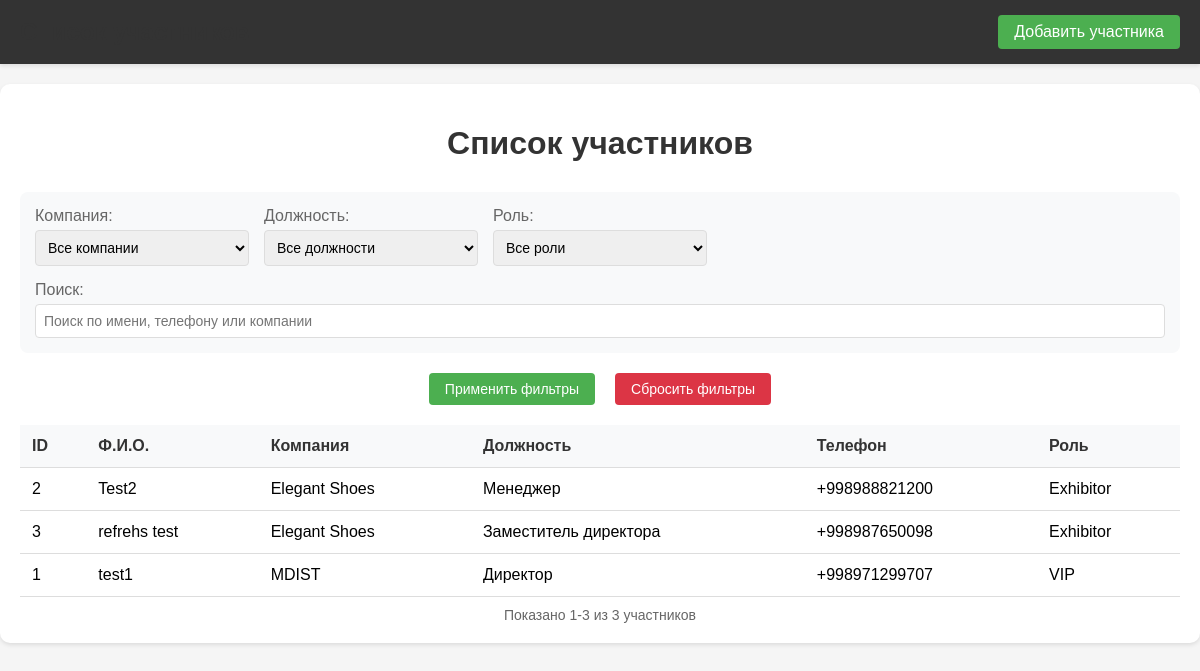
/members-list/ (signed in), run on an earlier commit of the app's database.
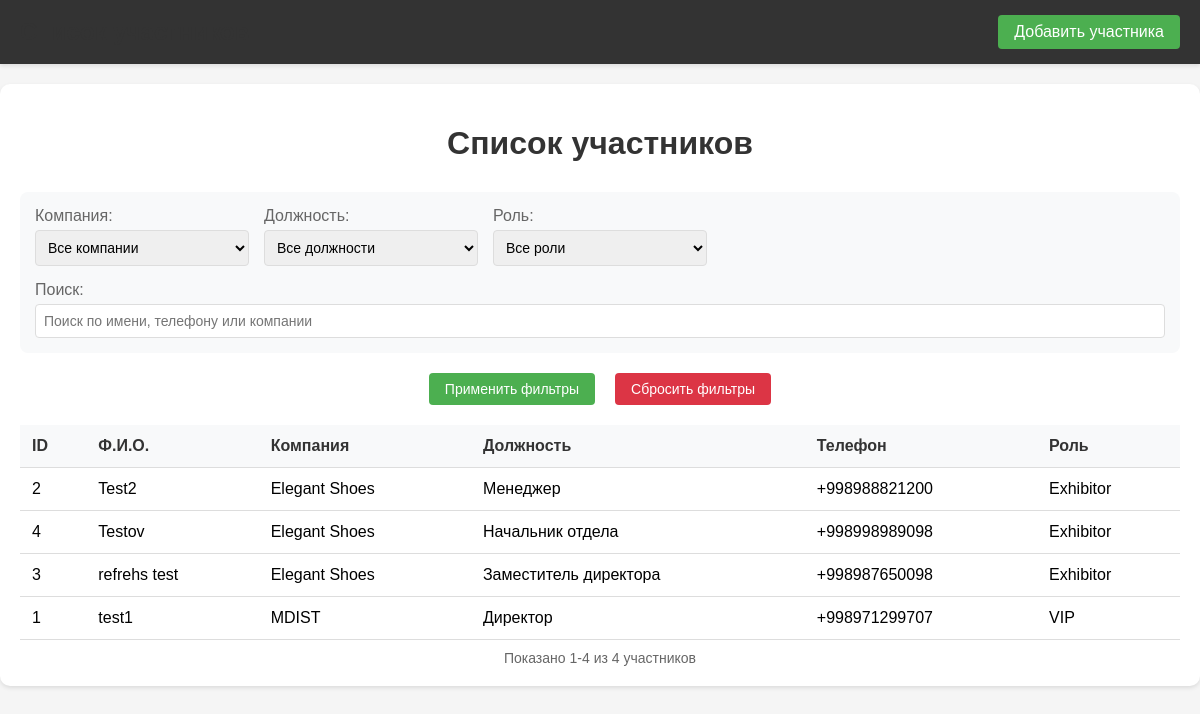
And on a later commit of the database.
### api/models.py (models this page shows, shortened)
class Member(models.Model):
    name = models.CharField(max_length=100, verbose_name="Ф. И. О.")
    company = models.ForeignKey(Company, on_delete=models.CASCADE, verbose_name="Компания")
    position = models.ForeignKey(Position, on_delete=models.PROTECT, verbose_name="Должность")
    phone = models.CharField(max_length=15, verbose_name="Телефон")
    role = models.IntegerField(choices=ROLE_CHOISES.choices, default=3)
    qr_code = models.ImageField(upload_to='qr_codes/members/', blank=True, null=True)
    registration_time = models.TimeField(auto_now_add=True, verbose_name="Дата регистрации")

class Company(models.Model):
    name = models.CharField(max_length=100)

class Position(models.Model):
    name = models.CharField(max_length=100, verbose_name="Название должности")
    code = models.CharField(max_length=20, unique=True, verbose_name="Код должности")
    class Meta:
        ordering = ['name']
        verbose_name = "Должность"
        verbose_name_plural = "Должности"

### api/views.py (the view)
@user_passes_test(lambda u: u.is_superuser)
def members_list_view(request):
    members = Member.objects.all().order_by('name')
    company_filter = request.GET.get('company')
    position_filter = request.GET.get('position')
    role_filter = request.GET.get('role')
    search_query = request.GET.get('search')
    if company_filter:
        members = members.filter(company__id=company_filter)
    if position_filter:
        members = members.filter(position__id=position_filter)
    if role_filter:
        members = members.filter(role=role_filter)
    if search_query:
        members = members.filter(
            Q(name__icontains=search_query) |
            Q(phone__icontains=search_query) |
            Q(company__name__icontains=search_query)
        )
    page = request.GET.get('page', 1)
    paginator = Paginator(members, 50)
    try:
        members_page = paginator.page(page)
    except PageNotAnInteger:
        members_page = paginator.page(1)
    except EmptyPage:
        members_page = paginator.page(paginator.num_pages)
    companies = Company.objects.all().order_by('name')
    positions = Position.objects.all().order_by('name')
    return render(request, 'members_list.html', {
        'members': members_page,
        'companies': companies,
        'positions': positions,
        'roles': ROLE_CHOISES.choices,
        'current_filters': {
            'company': company_filter,
            'position': position_filter,
            'role': role_filter,
            'search': search_query
        }
    })

### template/members_list.html (shortened to what this page needs)
{% load static %}
<!DOCTYPE html>
<html lang="ru">
<head>
</head>
<body>
    <header class="header">
        <div class="header-container">
            <h1 class="header-title">Список участников</h1>
            <nav class="header-nav">
                <a href="{% url 'add_member' %}" class="header-link">Добавить участника</a>
            </nav>
        </div>
    </header>
    <div class="container">
        <h1>Список участников</h1>
        <form method="GET" action="{% url 'members_list' %}">
            <div class="filters">
                <div class="filter-group">
                    <label for="company">Компания:</label>
                    <select name="company" id="company">
                        <option value="">Все компании</option>
                    </select>
                </div>
                <div class="filter-group">
                    <label for="position">Должность:</label>
                    <select name="position" id="position">
                        <option value="">Все должности</option>
                    </select>
                </div>
                <div class="filter-group">
                    <label for="role">Роль:</label>
                    <select name="role" id="role">
                        <option value="">Все роли</option>
                    </select>
                </div>
                <div class="filter-group search-box">
                    <label for="search">Поиск:</label>
                    <input type="text" name="search" id="search" placeholder="Поиск по имени, телефону или компании"
                           value="{{ current_filters.search|default:'' }}">
                </div>
            </div>
            <div class="buttons-container">
                <button type="submit">Применить фильтры</button>
                <button type="button" class="clear-filters" onclick="window.location.href='{% url 'members_list' %}'">
                    Сбросить фильтры
                </button>
            </div>
        </form>
        {% if members %}
            <table class="members-table">
                <thead>
                    <tr>
                        <th>ID</th>
                        <th>Ф.И.О.</th>
                        <th>Компания</th>
                        <th>Должность</th>
                        <th>Телефон</th>
                        <th>Роль</th>
                    </tr>
                </thead>
                <tbody>
                    {% for member in members %}
                        <tr>
                            <td>{{ member.id }}</td>
                            <td>{{ member.name }}</td>
                            <td>{{ member.company.name }}</td>
                            <td>{{ member.position.name }}</td>
                            <td>{{ member.phone }}</td>
                            <td>{{ member.get_role_display }}</td>
                        </tr>
                    {% endfor %}
                </tbody>
            </table>
            <div class="pagination-info">
                Показано {{ members.start_index }}-{{ members.end_index }} из {{ members.paginator.count }} участников
            </div>
        {% else %}
            <div class="no-results">
                Участники не найдены
            </div>
        {% endif %}
    </div>
</body>
</html>

What changed in the data, as far as the page shows it:
added Member: id "4", name "Testov", company.name "Elegant Shoes", position.name "Начальник отдела", phone "+998998989098", role "Exhibitor"
Also different on the page:
{{ members.end_index }}: "3" → "4"
{{ members.paginator.count }}: "3" → "4"
